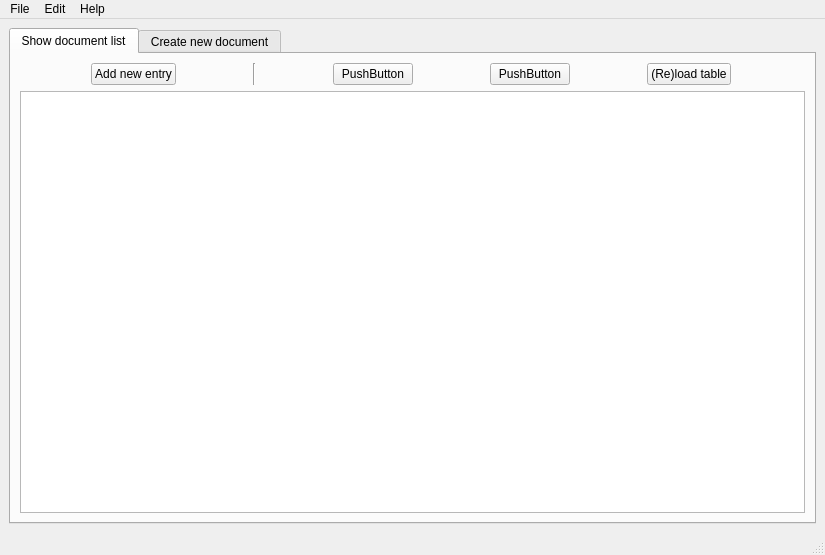
<?xml version="1.0" encoding="UTF-8"?>
<ui version="4.0">
 <class>MainWindow</class>
 <widget class="QMainWindow" name="MainWindow">
  <property name="geometry">
   <rect>
    <x>0</x>
    <y>0</y>
    <width>825</width>
    <height>555</height>
   </rect>
  </property>
  <property name="windowTitle">
   <string>MainWindow</string>
  </property>
  <widget class="QWidget" name="centralwidget">
   <layout class="QHBoxLayout" name="horizontalLayout">
    <item>
     <layout class="QGridLayout" name="gridLayout">
      <item row="0" column="1">
       <widget class="QTabWidget" name="tabWidget">
        <property name="sizePolicy">
         <sizepolicy hsizetype="Expanding" vsizetype="Expanding">
          <horstretch>0</horstretch>
          <verstretch>0</verstretch>
         </sizepolicy>
        </property>
        <property name="currentIndex">
         <number>0</number>
        </property>
        <widget class="QWidget" name="tab">
         <attribute name="title">
          <string>Show document list</string>
         </attribute>
         <layout class="QGridLayout" name="gridLayout_2">
          <item row="1" column="0">
           <widget class="QTableWidget" name="tableWidget">
            <property name="sortingEnabled">
             <bool>true</bool>
            </property>
           </widget>
          </item>
          <item row="0" column="0">
           <layout class="QHBoxLayout" name="horizontalLayout_3">
            <item>
             <widget class="QPushButton" name="pushButton_3">
              <property name="sizePolicy">
               <sizepolicy hsizetype="Fixed" vsizetype="Fixed">
                <horstretch>0</horstretch>
                <verstretch>0</verstretch>
               </sizepolicy>
              </property>
              <property name="mouseTracking">
               <bool>true</bool>
              </property>
              <property name="tabletTracking">
               <bool>false</bool>
              </property>
              <property name="text">
               <string>Add new entry</string>
              </property>
              <property name="icon">
               <iconset>
                <normaloff>../qt-designer-python/sample_editor/ui/resources/file-new.png</normaloff>../qt-designer-python/sample_editor/ui/resources/file-new.png</iconset>
              </property>
              <property name="checkable">
               <bool>false</bool>
              </property>
              <property name="checked">
               <bool>false</bool>
              </property>
              <property name="flat">
               <bool>false</bool>
              </property>
             </widget>
            </item>
            <item>
             <widget class="Line" name="line">
              <property name="orientation">
               <enum>Qt::Vertical</enum>
              </property>
             </widget>
            </item>
            <item>
             <widget class="QPushButton" name="pushButton_2">
              <property name="sizePolicy">
               <sizepolicy hsizetype="Fixed" vsizetype="Fixed">
                <horstretch>0</horstretch>
                <verstretch>0</verstretch>
               </sizepolicy>
              </property>
              <property name="mouseTracking">
               <bool>true</bool>
              </property>
              <property name="tabletTracking">
               <bool>false</bool>
              </property>
              <property name="text">
               <string>PushButton</string>
              </property>
             </widget>
            </item>
            <item>
             <widget class="QPushButton" name="pushButton">
              <property name="sizePolicy">
               <sizepolicy hsizetype="Fixed" vsizetype="Fixed">
                <horstretch>0</horstretch>
                <verstretch>0</verstretch>
               </sizepolicy>
              </property>
              <property name="mouseTracking">
               <bool>true</bool>
              </property>
              <property name="tabletTracking">
               <bool>false</bool>
              </property>
              <property name="text">
               <string>PushButton</string>
              </property>
             </widget>
            </item>
            <item>
             <widget class="QPushButton" name="pushButton_4">
              <property name="sizePolicy">
               <sizepolicy hsizetype="Fixed" vsizetype="Fixed">
                <horstretch>0</horstretch>
                <verstretch>0</verstretch>
               </sizepolicy>
              </property>
              <property name="mouseTracking">
               <bool>true</bool>
              </property>
              <property name="tabletTracking">
               <bool>false</bool>
              </property>
              <property name="text">
               <string>(Re)load table</string>
              </property>
             </widget>
            </item>
           </layout>
          </item>
         </layout>
        </widget>
        <widget class="QWidget" name="tab_2">
         <attribute name="title">
          <string>Create new document</string>
         </attribute>
        </widget>
       </widget>
      </item>
     </layout>
    </item>
   </layout>
  </widget>
  <widget class="QMenuBar" name="menubar">
   <property name="geometry">
    <rect>
     <x>0</x>
     <y>0</y>
     <width>825</width>
     <height>21</height>
    </rect>
   </property>
   <widget class="QMenu" name="menuFile">
    <property name="title">
     <string>File</string>
    </property>
    <addaction name="actionSet_document_directories"/>
    <addaction name="separator"/>
    <addaction name="actionExit"/>
   </widget>
   <widget class="QMenu" name="menuTools">
    <property name="title">
     <string>Edit</string>
    </property>
   </widget>
   <widget class="QMenu" name="menuHelp">
    <property name="title">
     <string>Help</string>
    </property>
    <addaction name="actionInstructions"/>
    <addaction name="separator"/>
    <addaction name="actionAbout"/>
   </widget>
   <addaction name="menuFile"/>
   <addaction name="menuTools"/>
   <addaction name="menuHelp"/>
  </widget>
  <widget class="QStatusBar" name="statusBar">
   <property name="autoFillBackground">
    <bool>true</bool>
   </property>
   <property name="styleSheet">
    <string notr="true"/>
   </property>
  </widget>
  <action name="actionInstructions">
   <property name="icon">
    <iconset>
     <normaloff>../qt-designer-python/sample_editor/ui/resources/edit-paste.png</normaloff>../qt-designer-python/sample_editor/ui/resources/edit-paste.png</iconset>
   </property>
   <property name="text">
    <string>Instructions</string>
   </property>
  </action>
  <action name="actionAbout">
   <property name="icon">
    <iconset>
     <normaloff>../qt-designer-python/sample_editor/ui/resources/help-content.png</normaloff>../qt-designer-python/sample_editor/ui/resources/help-content.png</iconset>
   </property>
   <property name="text">
    <string>About</string>
   </property>
  </action>
  <action name="actionSet_document_directories">
   <property name="text">
    <string>Set document directories</string>
   </property>
  </action>
  <action name="actionExit">
   <property name="icon">
    <iconset>
     <normaloff>../qt-designer-python/sample_editor/ui/resources/file-exit.png</normaloff>../qt-designer-python/sample_editor/ui/resources/file-exit.png</iconset>
   </property>
   <property name="text">
    <string>Exit</string>
   </property>
  </action>
 </widget>
 <resources/>
 <connections/>
</ui>
